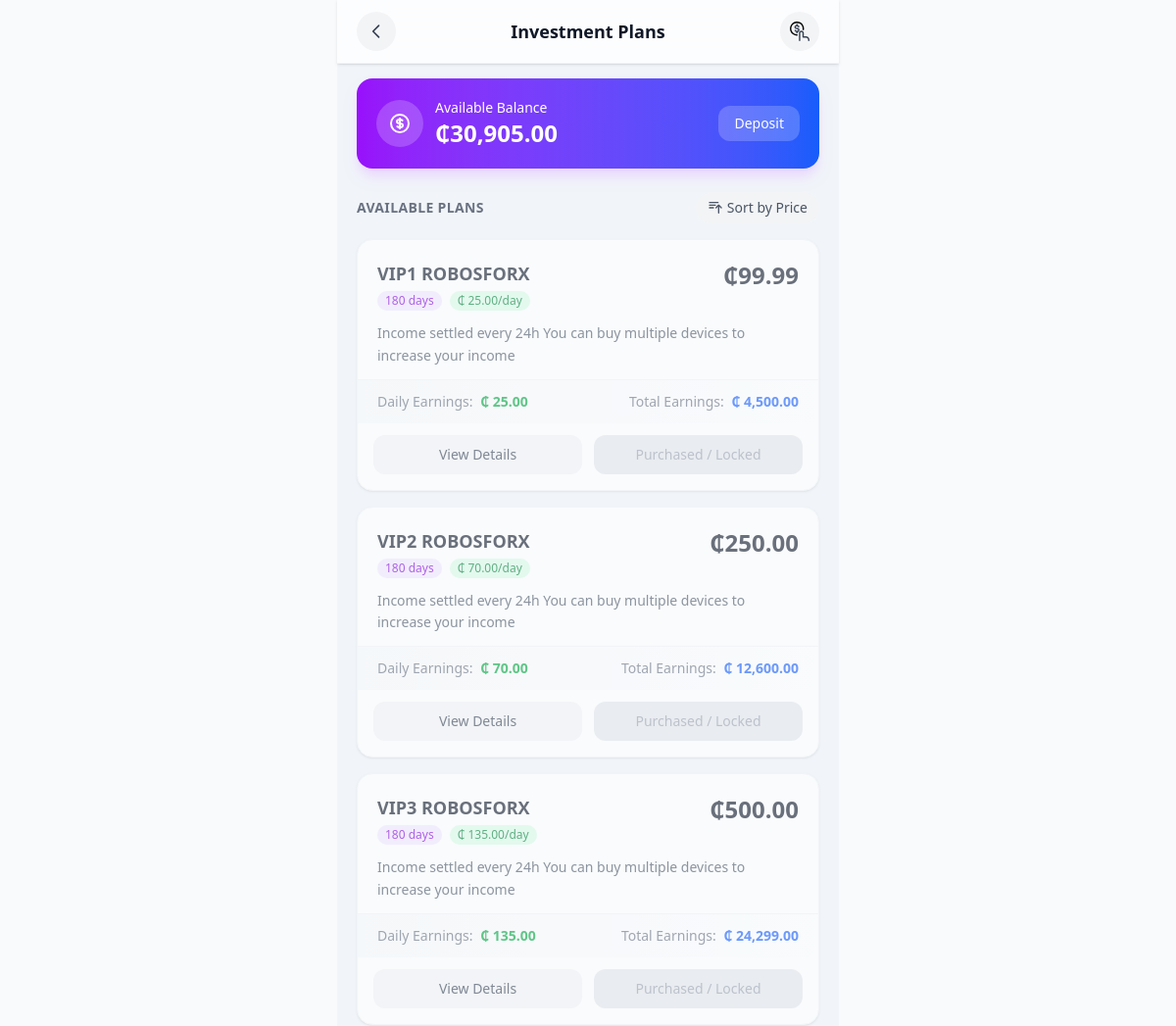
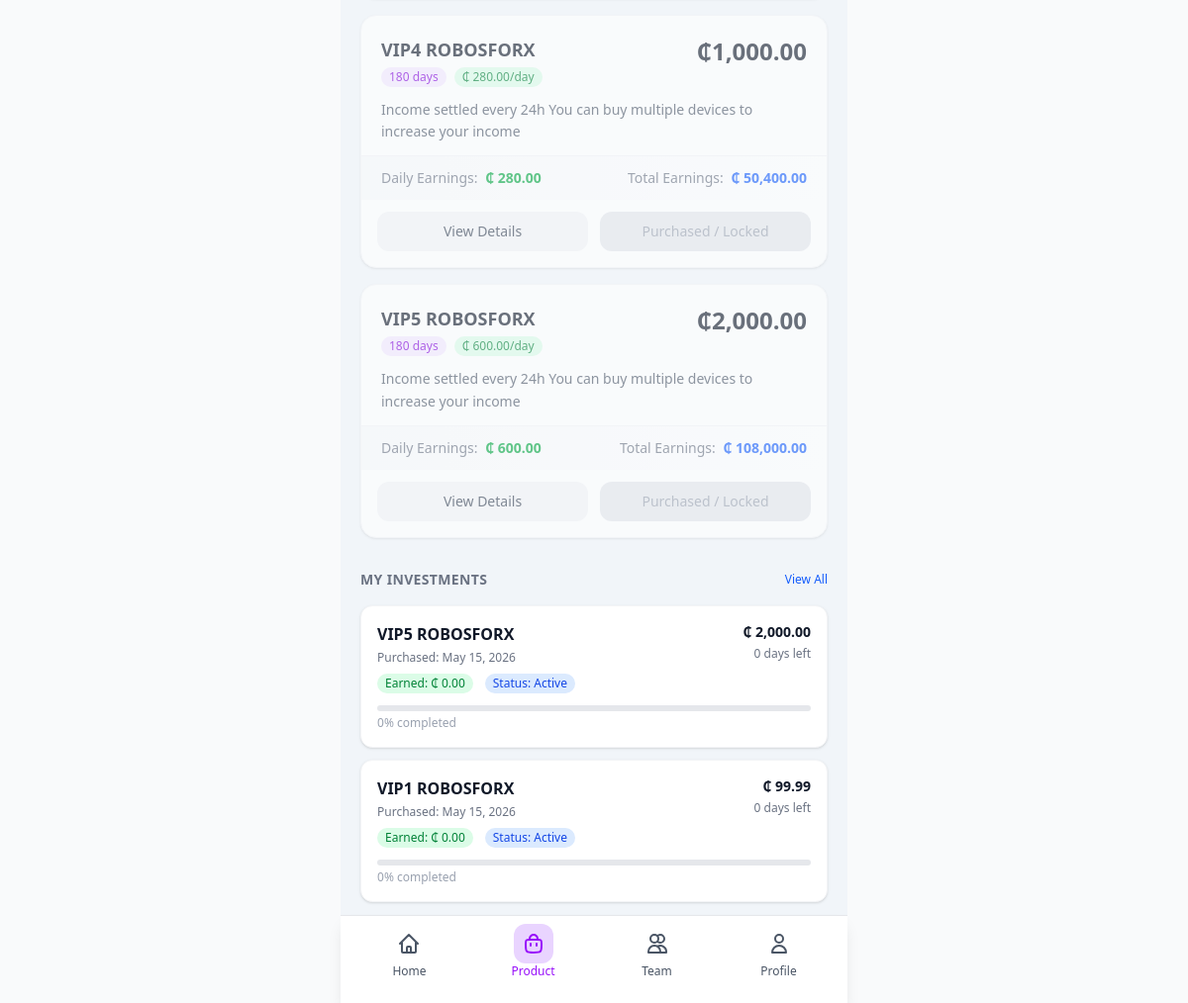
The app's page /core/product/ (signed in) with its own data (2 pictures, top to bottom).
### core/models.py (models this page shows, shortened)
class UserBalance(models.Model):
    user = models.OneToOneField(
        settings.AUTH_USER_MODEL,
        on_delete=models.CASCADE,
        related_name='balance'
    )
    balance = models.DecimalField(max_digits=12, decimal_places=2, default=0)
    currency = models.CharField(max_length=10, default='GHS')
    created_at = models.DateTimeField(auto_now_add=True)
    updated_at = models.DateTimeField(auto_now=True)
    class Meta:
        verbose_name = 'User Balance'
        verbose_name_plural = 'User Balances'
    @classmethod
    def get_user_balance(cls, user):
        if not user.is_authenticated:
            return None
        cache_key = f'user_balance_{user.id}'
        balance_obj = cache.get(cache_key)
        if not balance_obj:
            balance_obj, created = cls.objects.get_or_create(
                user=user,
                defaults={'balance': 0, 'currency': 'GHS'}
            )
            cache.set(cache_key, balance_obj, timeout=60)
        return balance_obj

class Product(models.Model):
    user = models.ForeignKey(
        settings.AUTH_USER_MODEL,
        on_delete=models.CASCADE,
        related_name='products'
    )
    name = models.CharField(max_length=255)
    description = models.TextField(blank=True)
    price = models.DecimalField(max_digits=12, decimal_places=2)
    term = models.CharField(max_length=64, blank=True, help_text='E.g. "10 days", "60 days", etc.')
    daily_earnings = models.DecimalField(max_digits=12, decimal_places=2, blank=True, null=True, help_text='Daily earnings for this product')
    created_at = models.DateTimeField(auto_now_add=True)
    total_earnings = models.DecimalField(max_digits=12, decimal_places=2, blank=True, null=True, help_text='Total earnings for the term')
    class Meta:
        ordering = ['-created_at']
        verbose_name = 'Product'
        verbose_name_plural = 'Products'

class UserInvestment(models.Model):
    STATUS_CHOICES = [
        ('pending', 'Pending'),
        ('active', 'Active'),
        ('completed', 'Completed'),
        ('cancelled', 'Cancelled'),
    ]
    id = models.UUIDField(primary_key=True, default=uuid.uuid4, editable=False)
    user = models.ForeignKey(
        settings.AUTH_USER_MODEL,
        on_delete=models.CASCADE,
        related_name='investments'
    )
    product = models.ForeignKey(
        Product,
        on_delete=models.CASCADE,
        related_name='investments'
    )
    amount = models.DecimalField(max_digits=12, decimal_places=2)
    status = models.CharField(max_length=16, choices=STATUS_CHOICES, default='pending')
    transaction_reference = models.CharField(max_length=64, blank=True, null=True, help_text='Reference from ProductTransaction')
    purchased_at = models.DateTimeField(auto_now_add=True)
    expires_at = models.DateTimeField(blank=True, null=True)
    created_at = models.DateTimeField(auto_now_add=True)
    updated_at = models.DateTimeField(auto_now=True)
    class Meta:
        ordering = ['-created_at']
    def calculate_earned_so_far(self):
        if self.status != 'active':
            return 0
        if not self.product.daily_earnings or not self.expires_at:
            return 0
    def get_days_remaining(self):
        if not self.expires_at:
            return 0
        remaining = (self.expires_at - timezone.now()).total_seconds() / 86400
        return max(0, int(remaining))
    def get_progress_percentage(self):
        if not self.expires_at:
            return 0

### core/views.py (the view)
# urls.py: path('product/', views.product, name='product'),
@login_required
def product(request):
    products = cache.get('all_products_cache')
    if products is None:
        products = list(Product.objects.all().order_by('price'))
        cache.set('all_products_cache', products, timeout=900)
    user_balance = UserBalance.get_user_balance(request.user)
    saved_accounts = SavedAccount.objects.filter(user=request.user)
    user_investments = UserInvestment.objects.filter(
        user=request.user,
        status__in=['active', 'pending', 'completed']
    ).select_related('product')
    max_purchased_price = 0
    for inv in user_investments:
        if inv.product.price > max_purchased_price:
            max_purchased_price = inv.product.price
    for p in products:
        p.is_disabled = (p.price <= max_purchased_price)
    display_investments = [inv for inv in user_investments if inv.status in ['active', 'pending']][:5]
    for investment in display_investments:
        investment.total_earned = investment.calculate_earned_so_far()
        investment.days_remaining = investment.get_days_remaining()
        investment.progress_percentage = investment.get_progress_percentage()
    context = {
        'products': products,
        'user_balance': user_balance,
        'user_investments': display_investments,
        'saved_accounts': saved_accounts,
    }
    return render(request, 'iCare/services/product.html', context)

### core/templates/iCare/services/product.html (shortened to what this page needs)
{% extends "iCare/base.html" %}
{% load static %}
{% load humanize %}
{% block content %}
<div class="min-h-screen pb-8">
    <div class="fixed top-0 left-0 right-0 max-w-lg mx-auto z-50 bg-white/80 backdrop-blur-xl border-b border-gray-100 px-5 py-3 flex items-center justify-between shadow-sm">
        <button class="w-10 h-10 flex items-center justify-center rounded-full bg-gray-100 active:bg-gray-200 transition-all duration-200" onclick="window.history.back()">
            <svg class="w-5 h-5 text-gray-700" fill="none" stroke="currentColor" viewBox="0 0 24 24">
                <path stroke-linecap="round" stroke-linejoin="round" stroke-width="2" d="M15 19l-7-7 7-7"/>
            </svg>
        </button>
        <h1 class="text-lg font-bold text-gray-900">Investment Plans</h1>
        <a href="{% url 'my_investments' %}" class="w-10 h-10 flex items-center justify-center rounded-full bg-gray-100 active:bg-gray-200 transition-all duration-200">
        </a>
    </div>
    <div class="pt-20 pb-[70px] px-5 max-w-lg mx-auto bg-slate-100">
        <div class="bg-gradient-to-r from-purple-600 to-blue-600 rounded-2xl p-5 mb-6 shadow-lg shadow-purple-200">
            <div class="flex items-center gap-3">
                <div class="w-12 h-12 bg-white/20 rounded-full flex items-center justify-center backdrop-blur-sm">
                </div>
                <div class="flex-1">
                    <p class="text-white text-sm font-medium">Available Balance</p>
                    <p class="text-white text-2xl font-bold text-nowrap">₵{{ user_balance.balance|floatformat:2|intcomma }}</p>
                </div>
                <a href="{% url 'recharge' %}" class="px-4 py-2 bg-white/20 rounded-xl text-white text-sm font-medium hover:bg-white/30 transition">
                    Deposit
                </a>
            </div>
        </div>
        <div class="flex justify-between items-center mb-4">
            <h2 class="text-sm font-semibold text-gray-500 uppercase tracking-wide">Available Plans</h2>
            <button id="sort-btn" class="flex items-center gap-1 text-sm text-gray-600 bg-gray-100 px-3 py-1.5 rounded-full">
                <svg class="w-4 h-4" fill="none" stroke="currentColor" viewBox="0 0 24 24">
                    <path stroke-linecap="round" stroke-linejoin="round" stroke-width="2" d="M3 4h13M3 8h9m-9 4h6m4 0l4-4m0 0l4 4m-4-4v12"/>
                </svg>
                Sort by Price
            </button>
        </div>
        <div class="space-y-4" id="products-container">
            {% for product in products %}
            <div class="product-card bg-white rounded-2xl shadow-sm border border-gray-100 overflow-hidden hover:shadow-md transition-all duration-300 {% if product.is_disabled %}opacity-60 bg-gray-50{% endif %}"
                 data-price="{{ product.price }}">
                <div class="p-5 pb-3">
                    <div class="flex justify-between items-start mb-2">
                        <div>
                            <h3 class="text-lg font-bold text-gray-900">{{ product.name }}</h3>
                            <div class="flex items-center gap-2 mt-1">
                                <span class="text-xs bg-purple-100 text-purple-700 px-2 py-0.5 rounded-full">
                                    {{ product.term }} days
                                </span>
                                {% if product.daily_earnings %}
                                <span class="text-xs bg-green-100 text-green-700 px-2 py-0.5 rounded-full">
                                   ₵ {{ product.daily_earnings|floatformat:2|intcomma }}/day
                                </span>
                                {% endif %}
                            </div>
                        </div>
                        <div class="text-right">
                            <p class="text-2xl font-bold text-gray-900">₵{{ product.price|floatformat:2|intcomma }}</p>
                        </div>
                    </div>
                    <p class="text-sm text-gray-600 mt-3 leading-relaxed">{{ product.description|default:"No description available" }}</p>
                </div>
                <div class="bg-gradient-to-r from-gray-50 to-white px-5 py-3 border-t border-gray-100">
                    <div class="flex justify-between items-center text-sm">
                        <div>
                            <span class="text-gray-500">Daily Earnings:</span>
                            <span class="font-semibold text-green-600 ml-1">
                                {% if product.daily_earnings %}
                                    ₵ {{ product.daily_earnings|intcomma }}
                                {% else %}
                                    --
                                {% endif %}
                            </span>
                        </div>
                        <div>
                            <span class="text-gray-500">Total Earnings:</span>
                            <span class="font-semibold text-blue-600 ml-1">
                                {% if product.total_earnings %}
                                    ₵ {{ product.total_earnings|intcomma }}
                                {% else %}
                                    --
                                {% endif %}
                            </span>
                        </div>
                    </div>
                </div>
                <div class="p-4 pt-3 flex gap-3">
                    <button hx-get="{% url 'product_details' %}?id={{ product.id }}" hx-target="#details-content" hx-swap="innerHTML" onclick="document.getElementById('details-modal').classList.remove('hidden'); document.getElementById('details-modal').classList.add('flex');" class="flex-1 py-2.5 text-sm font-medium text-gray-700 bg-gray-100 rounded-xl hover:bg-gray-200 transition">
                        View Details
                    </button>
                    {% if product.is_disabled %}
                    <button disabled class="flex-1 py-2.5 text-sm font-medium text-gray-400 bg-gray-200 rounded-xl cursor-not-allowed">
                        Purchased / Locked
                    </button>
                    {% else %}
                    <button onclick="showPurchaseModal('{{ product.id }}', '{{ product.name }}', {{ product.price }})" class="flex-1 py-2.5 text-sm font-medium text-white bg-gradient-to-r from-blue-600 to-blue-700 rounded-xl hover:from-blue-700 hover:to-blue-800 transition shadow-md">
                        Purchase
                    </button>
                    {% endif %}
                </div>
            </div>
            {% endfor %}
        </div>
        {% if user_investments %}
        <div class="mt-8">
            <div class="flex items-center justify-between mb-4">
                <h2 class="text-sm font-semibold text-gray-500 uppercase tracking-wide">My Investments</h2>
                <a href="{% url 'my_investments' %}" class="text-xs text-blue-600 font-medium">View All</a>
            </div>
            <div class="space-y-3">
                {% for investment in user_investments|slice:":3" %}
                <div class="bg-white rounded-xl p-4 shadow-sm border border-gray-100">
                    <div class="flex justify-between items-start">
                        <div>
                            <p class="font-semibold text-gray-900">{{ investment.product.name }}</p>
                            <p class="text-xs text-gray-500 mt-1">Purchased: {{ investment.created_at|date:"M d, Y" }}</p>
                            <div class="flex items-center gap-3 mt-2">
                                <span class="text-xs bg-green-100 text-green-700 px-2 py-0.5 rounded-full">
                                    Earned: ₵ {{ investment.total_earned|floatformat:2|intcomma }}
                                </span>
                                <span class="text-xs bg-blue-100 text-blue-700 px-2 py-0.5 rounded-full">
                                    Status: {{ investment.get_status_display }}
                                </span>
                            </div>
                        </div>
                        <div class="text-right">
                            <p class="text-sm font-bold text-gray-900">₵ {{ investment.amount|floatformat:2|intcomma }}</p>
                            <p class="text-xs text-gray-500 mt-1">{{ investment.days_remaining }} days left</p>
                        </div>
                    </div>
                    <div class="mt-3">
                        <div class="w-full bg-gray-200 rounded-full h-1.5">
                        </div>
                        <p class="text-xs text-gray-400 mt-1">{{ investment.progress_percentage }}% completed</p>
                    </div>
                </div>
                {% endfor %}
            </div>
        </div>
        {% endif %}
    </div>
</div>
{% include "iCare/partials/footer.html" %}
{% endblock %}

### core/templates/iCare/services/product.html (style rules this page uses)
.product-card { transition: transform 0.2s ease, box-shadow 0.2s ease; }

### records on screen
UserBalance: balance "30,905.00"
Product: name "VIP1 ROBOSFORX", term "180", daily_earnings "25.00", price "99.99", description "Income settled every 24h You can buy multiple devices to increase your income", total_earnings "4,500.00", shows "Purchased / Locked"
Product: name "VIP2 ROBOSFORX", term "180", daily_earnings "70.00", price "250.00", description "Income settled every 24h You can buy multiple devices to increase your income", total_earnings "12,600.00", shows "Purchased / Locked"
Product: name "VIP3 ROBOSFORX", term "180", daily_earnings "135.00", price "500.00", description "Income settled every 24h You can buy multiple devices to increase your income", total_earnings "24,299.00", shows "Purchased / Locked"
Product: name "VIP4 ROBOSFORX", term "180", daily_earnings "280.00", price "1,000.00", description "Income settled every 24h You can buy multiple devices to increase your income", total_earnings "50,400.00", shows "Purchased / Locked"
Product: name "VIP5 ROBOSFORX", term "180", daily_earnings "600.00", price "2,000.00", description "Income settled every 24h You can buy multiple devices to increase your income", total_earnings "108,000.00", shows "Purchased / Locked"
UserInvestment: product.name "VIP5 ROBOSFORX", created_at "May 15, 2026", total_earned "0.00", status "Active", amount "2,000.00", days_remaining "0", progress_percentage "0"
UserInvestment: product.name "VIP1 ROBOSFORX", created_at "May 15, 2026", total_earned "0.00", status "Active", amount "99.99", days_remaining "0", progress_percentage "0"
